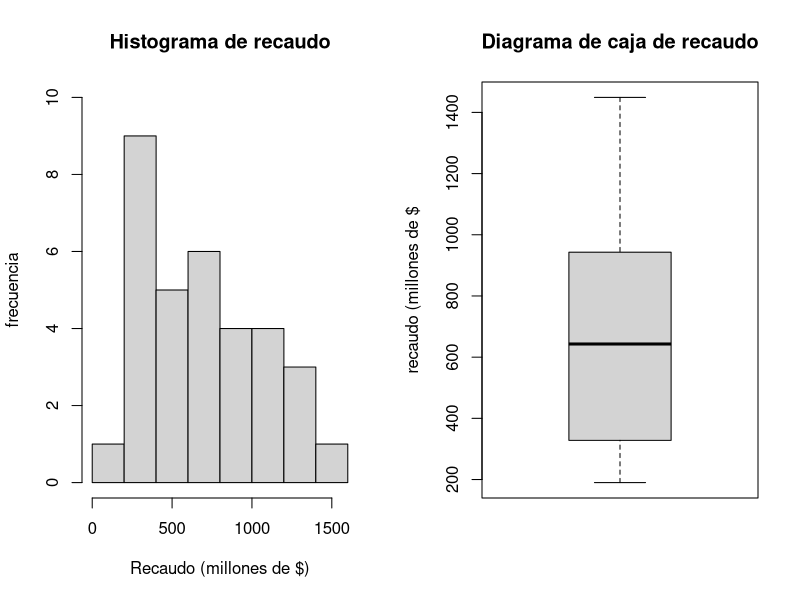

R code for this plot:
## ---- chunk 1
knitr::opts_chunk$set(echo = TRUE)
## ---- chunk 2
project_data <- read.delim("broadway-shows.txt")
str(project_data)
## ---- chunk 3
var(project_data$Gross..M.)
sd(project_data$Gross..M.)
## ---- chunk 4
summary(project_data$Gross..M.)
## ---- chunk 5
par(mfrow= c(1,2))
recaudo_hist <- hist(project_data$Gross..M.,main="Histograma de recaudo",xlab="Recaudo (millones de $)",ylab="frecuencia",ylim = c(0,10),breaks=6)
recaudo_bp <- boxplot(project_data$Gross..M.,main="Diagrama de caja de recaudo",ylab="recaudo (millones de $")
